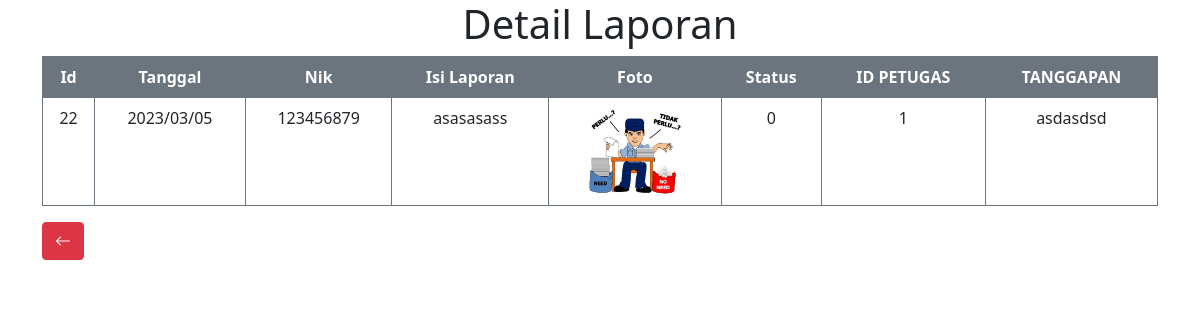
The app's page /XII_RPL_UKK_Pengaduan_Masyarakat_Tio-main/Theo/detail_laporan.php?id_pengaduan=22 with its own data.
### tables this page shows
CREATE TABLE `tanggapan` (
  `id_tanggapan` int(11) NOT NULL,
  `id_pengaduan` int(11) NOT NULL,
  `tgl_tanggapan` date NOT NULL,
  `tanggapan` text NOT NULL,
  `id_petugas` int(11) NOT NULL
);

CREATE TABLE `pengaduan` (
  `id_pengaduan` int(100) NOT NULL,
  `tgl_pengaduan` date NOT NULL,
  `nik` char(20) NOT NULL,
  `isi_laporan` varchar(32) NOT NULL,
  `foto` varchar(225) NOT NULL,
  `status` enum('0','proses','selesai') NOT NULL
);

### XII_RPL_UKK_Pengaduan_Masyarakat_Tio-main/Theo/detail_laporan.php (the view, shortened to what this page needs)
<!doctype html>
<html lang="en">
<head>
    <link href="https://cdn.jsdelivr.net/npm/bootstrap@5.0.2/dist/css/bootstrap.min.css" rel="stylesheet">
    <link rel="stylesheet" href="https://cdn.jsdelivr.net/npm/bootstrap-icons@1.10.3/font/bootstrap-icons.css">
</head>
<body>
    <?php
    $id = $_GET['id_pengaduan'];
    $db = new PDO("mysql:host=localhost;dbname=pengaduan_masyarakat", 'root', '');
    $sql = $db->query("SELECT * FROM pengaduan INNER JOIN tanggapan ON `pengaduan`.id_pengaduan = `tanggapan`.id_pengaduan WHERE `pengaduan`.id_pengaduan='$id'");
    ?>
    <div class="container-sm">
        <h1 class="text-black text-center">Detail Laporan</h1>
        <table border="1" cellpadding="10" cellspacing="0" class="table table-bordered border-secondary bg-white text-center">
            <thead class="bg-secondary text-white">
                <th>Id</th>
                <th>Tanggal</th>
                <th>Nik</th>
                <th>Isi Laporan</th>
                <th>Foto</th>
                <th>Status</th>
                <th>ID PETUGAS</th>
                <th>TANGGAPAN</th>
            </thead>
            <tbody>
                <?php while ($data = $sql->fetch()) : ?>
                    <tr>
                        <td><?= $data['id_pengaduan'] ?></td>
                        <td><?= "" . date("Y/m/d") ?></td>
                        <td><?= $data['nik'] ?></td>
                        <td><?= $data['isi_laporan'] ?></td>
                        <td><img src="<?= './foto/' . $data['foto'] ?>" width="100px"></td>
                        <td><?= $data['status'] ?></td>
                        <td>
                        <?= $data['id_petugas'] ?>
                        </td>
                        <TD>
                            <?= $data['tanggapan'] ?>
                        </TD>
                    </tr>
                <?php endwhile ?>
            </tbody>
        </table>
        <a href="laporan.php " class="btn btn-danger"><i class="bi bi-arrow-left"></i></a>
    </div>
</body>
</html>

### XII_RPL_UKK_Pengaduan_Masyarakat_Tio-main/Theo/detail_laporan.php (style rules this page uses)
body { background-image: url("pixelart.jpg"); background-size: cover; }

### records on screen
tanggapan: id_pengaduan "22", id_pengaduan.nik "123456879", id_pengaduan.isi_laporan "asasasass", id_pengaduan.foto (picture), id_pengaduan.status "0", id_petugas "1", tanggapan "asdasdsd"
